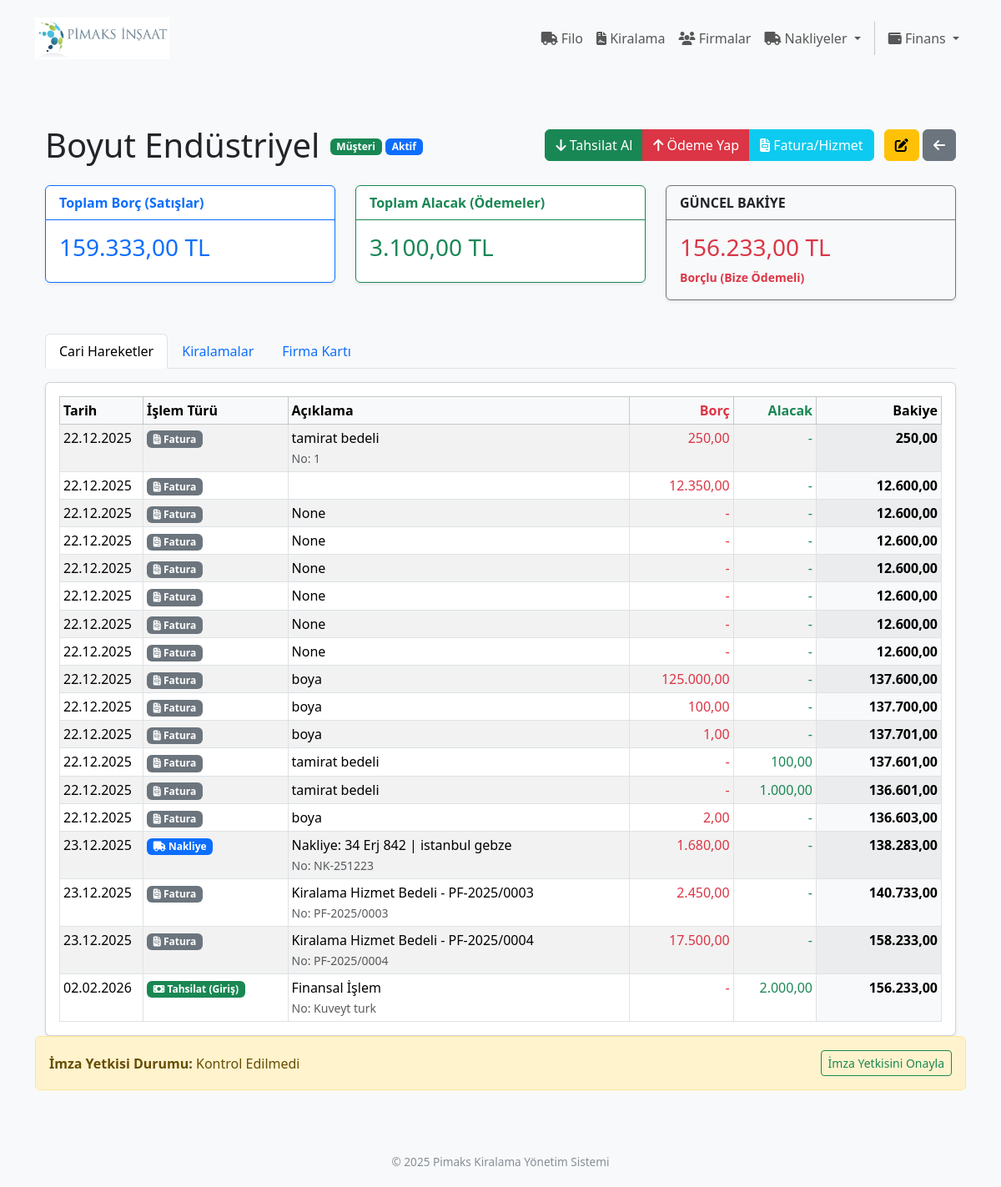
The page /firmalar/bilgi/1 on the database as committed earlier.
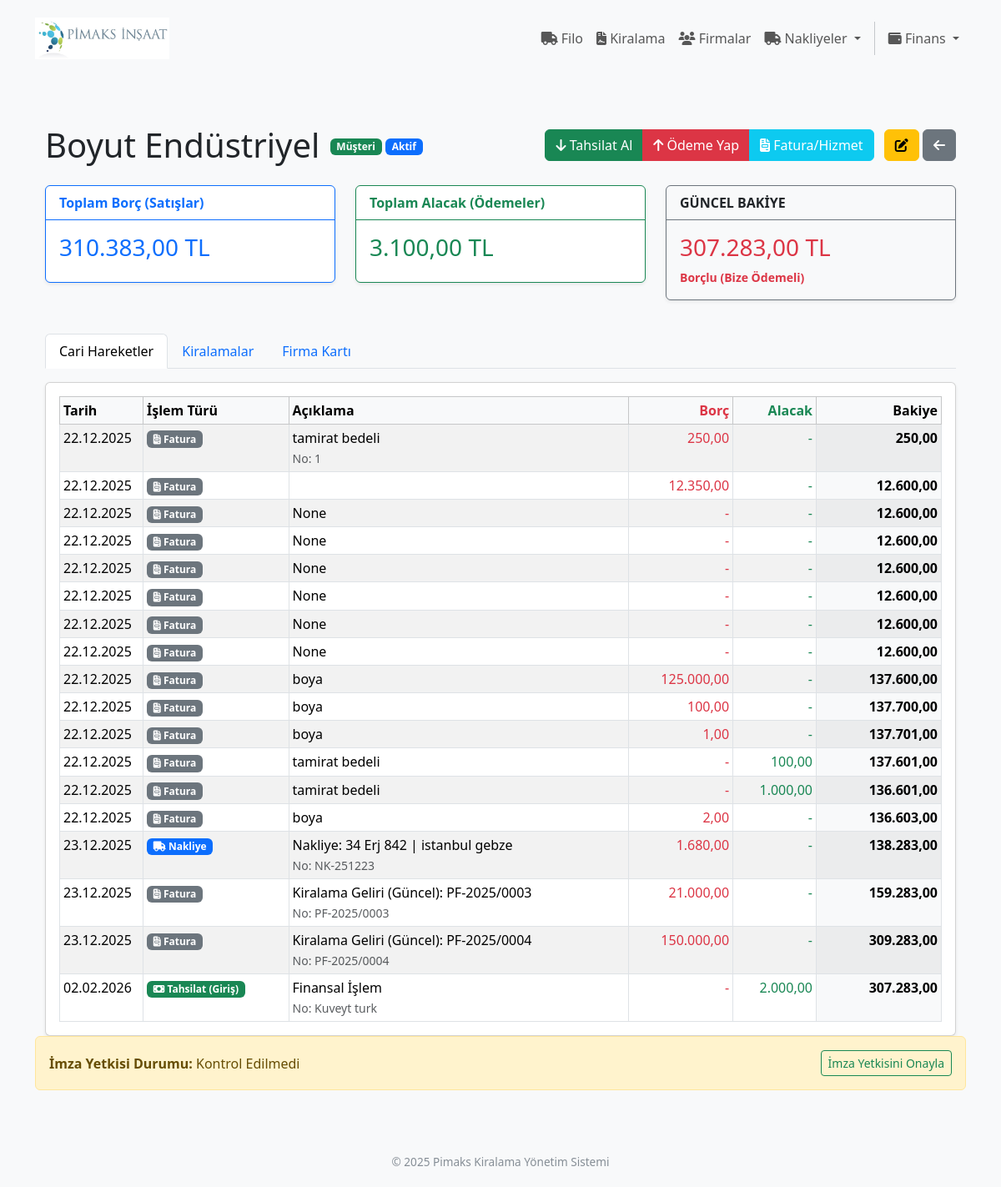
The same page on the database as committed later.
### app/cari/models.py (models this page shows, shortened)
class HizmetKaydi(db.Model):
    __tablename__ = 'hizmet_kaydi'
    id = db.Column(db.Integer, primary_key=True)
    firma_id = db.Column(db.Integer, db.ForeignKey('firma.id'), nullable=False)
    nakliye_id = db.Column(
        db.Integer,
        db.ForeignKey('nakliye.id', ondelete='CASCADE'),
        nullable=True
    )
    ozel_id = db.Column(db.Integer, nullable=True)
    tarih = db.Column(db.Date, nullable=False, default=datetime.utcnow)
    tutar = db.Column(db.Numeric(15, 2), nullable=False, default=0)
    aciklama = db.Column(db.String(250), nullable=True)
    yon = db.Column(db.String(10), nullable=False, default='giden')
    fatura_no = db.Column(db.String(50), nullable=True)
    vade_tarihi = db.Column(db.Date, nullable=True)
    firma = db.relationship('Firma', back_populates='hizmet_kayitlari', foreign_keys=[firma_id])

class Odeme(db.Model):
    __tablename__ = 'odeme'
    id = db.Column(db.Integer, primary_key=True)
    firma_musteri_id = db.Column(db.Integer, db.ForeignKey('firma.id'), nullable=False)
    kasa_id = db.Column(db.Integer, db.ForeignKey('kasa.id'), nullable=True)
    tarih = db.Column(db.Date, nullable=False, default=datetime.utcnow)
    tutar = db.Column(db.Numeric(15, 2), nullable=False, default=0)
    yon = db.Column(db.String(20), default='tahsilat', nullable=False)
    fatura_no = db.Column(db.String(50), nullable=True)
    vade_tarihi = db.Column(db.Date, nullable=True)
    aciklama = db.Column(db.String(250), nullable=True)
    firma_musteri = db.relationship('Firma', back_populates='odemeler', foreign_keys=[firma_musteri_id])
    kasa = db.relationship('Kasa', back_populates='odemeler')

class Kasa(db.Model):
    __tablename__ = 'kasa'
    id = db.Column(db.Integer, primary_key=True)
    kasa_adi = db.Column(db.String(100), nullable=False)
    tipi = db.Column(db.String(20), nullable=False, default='nakit') # nakit, banka, pos
    para_birimi = db.Column(db.String(3), nullable=False, default='TRY')
    is_active = db.Column(db.Boolean, nullable=False, default=True)
    bakiye = db.Column(db.Numeric(15, 2), nullable=False, default=0)
    odemeler = db.relationship('Odeme', back_populates='kasa')

### app/firmalar/routes.py (the view)
@firmalar_bp.route('/bilgi/<int:id>', methods=['GET'])
def bilgi(id):
    try:
        firma = Firma.query.options(
            subqueryload(Firma.kiralamalar).options(subqueryload(Kiralama.kalemler).options(joinedload(KiralamaKalemi.ekipman))),
            subqueryload(Firma.odemeler).joinedload(Odeme.kasa),
            subqueryload(Firma.hizmet_kayitlari),
        ).get_or_404(id)
        hareketler = []
        for h in firma.hizmet_kayitlari:
            print(f"İşlem ID: {h.id} | Kiralama ID: {getattr(h, 'ozel_id', 'YOK')} | Nakliye ID: {getattr(h, 'nakliye_id', 'YOK')}")
            tutar = h.tutar or Decimal('0')
            borc = Decimal('0')
            alacak = Decimal('0')
            k_id = getattr(h, 'kiralama_id', None)
            n_id = getattr(h, 'nakliye_id', None)
            if hasattr(h, 'kiralama_id') and h.kiralama_id:
                tur_adi = 'Kiralama'
                tur_tipi = 'kiralama'
                ozel_id = h.kiralama_id # JS'nin kiralama düzenlemeye gitmesi için
            elif hasattr(h, 'nakliye_id') and h.nakliye_id:
                tur_adi = 'Nakliye'
                tur_tipi = 'nakliye'
                ozel_id = h.nakliye_id # JS'nin nakliye düzenlemeye gitmesi için
            else:
                tur_tipi = 'fatura'
                ozel_id = h.id
                if h.yon == 'giden':
                    tur_adi = 'Fatura (Satış)'
                else:
                    tur_adi = 'Fatura (Alış)'
            if h.yon == 'giden':
                borc = tutar
            else:
                alacak = tutar
            hareketler.append({
                'id': h.id,          # Cari tablo ID'si (Silme işlemi için şart)
                'ozel_id': ozel_id,  # Kiralama veya Nakliye ID'si (Düzenleme için şart)
                'tarih': h.tarih,
                'tur': tur_adi,
                'tur_tipi': tur_tipi,
                'aciklama': h.aciklama,
                'belge_no': h.fatura_no,
                'borc': borc,
                'alacak': alacak,
                'nesne': h,
                'nakliye_id': h.nakliye_id if hasattr(h, 'nakliye_id') else None,
                'kiralama_id': h.kiralama_id if hasattr(h, 'kiralama_id') else None
            })
        for o in firma.odemeler:
            tutar = o.tutar or Decimal('0')
            borc = Decimal('0')
            alacak = Decimal('0')
            yon = getattr(o, 'yon', 'tahsilat')
            if yon == 'tahsilat':
                alacak = tutar
                tur_adi = 'Tahsilat (Giriş)'
            elif yon == 'odeme':
                borc = tutar
                tur_adi = 'Ödeme (Çıkış)'
            hareketler.append({
                'id': o.id,
                'ozel_id': o.id, # Ödemelerde özel ID kendisidir
                'tarih': o.tarih,
                'tur': tur_adi,
                'tur_tipi': 'odeme',
                'aciklama': o.aciklama or 'Finansal İşlem',
                'belge_no': f"{o.kasa.kasa_adi if o.kasa else ''}",
                'borc': borc,
                'alacak': alacak,
                'nesne': o
            })
        hareketler.sort(key=lambda x: x['tarih'] if x['tarih'] else date.min)
        yuruyen_bakiye = Decimal('0')
        toplam_borc = Decimal('0')
        toplam_alacak = Decimal('0')
        for islem in hareketler:
            toplam_borc += islem['borc']
            toplam_alacak += islem['alacak']
            yuruyen_bakiye = (yuruyen_bakiye + islem['borc']) - islem['alacak']
            islem['kumulatif_bakiye'] = yuruyen_bakiye
        genel_bakiye = yuruyen_bakiye
        if genel_bakiye > 0:
            durum_metni = "Borçlu (Bize Ödemeli)"
            durum_rengi = "text-danger"
        elif genel_bakiye < 0:
            durum_metni = "Alacaklı (Biz Ödeyeceğiz)"
            durum_rengi = "text-success"
        else:
            durum_metni = "Hesap Kapalı"
            durum_rengi = "text-muted"
        return render_template('firmalar/bilgi.html',
                               firma=firma,
                               hareketler=hareketler,
                               toplam_borc=toplam_borc,
                               toplam_alacak=toplam_alacak,
                               bakiye=genel_bakiye,
                               durum_metni=durum_metni,
                               durum_rengi=durum_rengi)
    except Exception as e:
        traceback.print_exc()
        flash(f"Hata: {str(e)}", "danger")
        return redirect(url_for('firmalar.index'))

### app/templates/firmalar/bilgi.html (shortened to what the changed rows need)
{% extends "base.html" %}
{% block content %}
<div class="container mt-4">
    <div class="d-flex justify-content-between align-items-center mb-4 flex-wrap">
        <div>
            <h1 class="mb-0 d-inline-block align-middle">{{ firma.firma_adi }}</h1>
        </div>
    </div>
    <div class="row mb-4">
        <div class="col-md-4">
            <div class="card border-primary mb-3 shadow-sm">
                <div class="card-body text-primary">
                    <h3 class="card-title">{{ "{:,.2f}".format(toplam_borc).replace(',', 'X').replace('.', ',').replace('X', '.') }} TL</h3>
                </div>
            </div>
        </div>
        <div class="col-md-4">
            <div class="card border-secondary mb-3 shadow-sm bg-light">
                <div class="card-body">
                    <h3 class="card-title {{ durum_rengi }}">{{ "{:,.2f}".format(bakiye).replace(',', 'X').replace('.', ',').replace('X', '.') }} TL</h3>
                    <p class="card-text fw-bold small {{ durum_rengi }}">{{ durum_metni }}</p>
                </div>
            </div>
        </div>
    </div>
    <div class="tab-content" id="firmaTabContent">
        <div class="tab-pane fade show active" id="hareket">
            <div class="card card-body shadow-sm">
                <div class="table-responsive">
                    <table class="table table-hover table-striped table-bordered table-sm mb-0">
                        <thead class="table-light">
                            <tr>
                                <th style="width: 100px;">Tarih</th>
                                <th>İşlem Türü</th>
                                <th>Açıklama</th>
                                <th class="text-end text-danger">Borç</th>
                                <th class="text-end text-success">Alacak</th>
                                <th class="text-end bg-light fw-bold" style="width: 150px;">Bakiye</th>
                            </tr>
                        </thead>
                        <tbody>
                            {% for islem in hareketler %}
                            {% set is_kiralama = (islem.tur == 'Kiralama' and islem.ozel_id) %}
                            {% set is_nakliye = (islem.tur == 'Nakliye' and islem.ozel_id) %}
                            <tr class="context-row"
                                data-id="{{ islem.id }}"
                                data-type="{% if is_kiralama %}kiralama{% elif is_nakliye %}nakliye{% else %}{{ islem.tur_tipi.lower() }}{% endif %}"
                                data-ozel-id="{{ islem.ozel_id or '' }}"
                                data-desc="{{ islem.aciklama }}"
                                style="cursor: context-menu;">
                                <td>{{ islem.tarih.strftime('%d.%m.%Y') if islem.tarih else '-' }}</td>
                                <td>
                                    {% if is_kiralama %}
                                        <span class="badge bg-warning text-dark"><i class="fa fa-key"></i> Kiralama</span>
                                    {% elif is_nakliye %}
                                        <span class="badge bg-primary"><i class="fa fa-truck"></i> Nakliye</span>
                                    {% elif 'Fatura' in islem.tur or 'Hizmet' in islem.tur %}
                                        <span class="badge bg-secondary"><i class="fa fa-file-invoice"></i> Fatura</span>
                                    {% else %}
                                        <span class="badge bg-success"><i class="fa fa-money-bill"></i> {{ islem.tur }}</span>
                                    {% endif %}
                                </td>
                                <td>
                                    {{ islem.aciklama }}
                                    {% if islem.belge_no %}
                                        <br><small class="text-muted">No: {{ islem.belge_no }}</small>
                                    {% endif %}
                                </td>
                                <td class="text-end text-danger">
                                    {% if islem.borc and islem.borc > 0 %}
                                        {{ "{:,.2f}".format(islem.borc).replace(',', 'X').replace('.', ',').replace('X', '.') }}
                                    {% else %}-{% endif %}
                                </td>
                                <td class="text-end text-success">
                                    {% if islem.alacak and islem.alacak > 0 %}
                                        {{ "{:,.2f}".format(islem.alacak).replace(',', 'X').replace('.', ',').replace('X', '.') }}
                                    {% else %}-{% endif %}
                                </td>
                                <td class="text-end fw-bold bg-light">
                                    {{ "{:,.2f}".format(islem.kumulatif_bakiye).replace(',', 'X').replace('.', ',').replace('X', '.') }}
                                </td>
                            </tr>
                            {% endfor %}
                        </tbody>
                    </table>
                </div>
            </div>
        </div>
    </div>
</div>
{% endblock %}

Rows that differ between the two databases and show on the page:
changed HizmetKaydi: aciklama "Kiralama Hizmet Bedeli - PF-2025/0003" → "Kiralama Geliri (Güncel): PF-2025/0003"; tutar "2.450,00" → "21.000,00"; kumulatif_bakiye "140.733,00" → "159.283,00"
changed HizmetKaydi: aciklama "Kiralama Hizmet Bedeli - PF-2025/0004" → "Kiralama Geliri (Güncel): PF-2025/0004"; tutar "17.500,00" → "150.000,00"; kumulatif_bakiye "158.233,00" → "309.283,00"
computed for Odeme "Kuveyt turk": kumulatif_bakiye "156.233,00" → "307.283,00"
Other text that changed with them:
text no longer shown: "159.333,00 156.233,00"
text now shown: "310.383,00 307.283,00"
